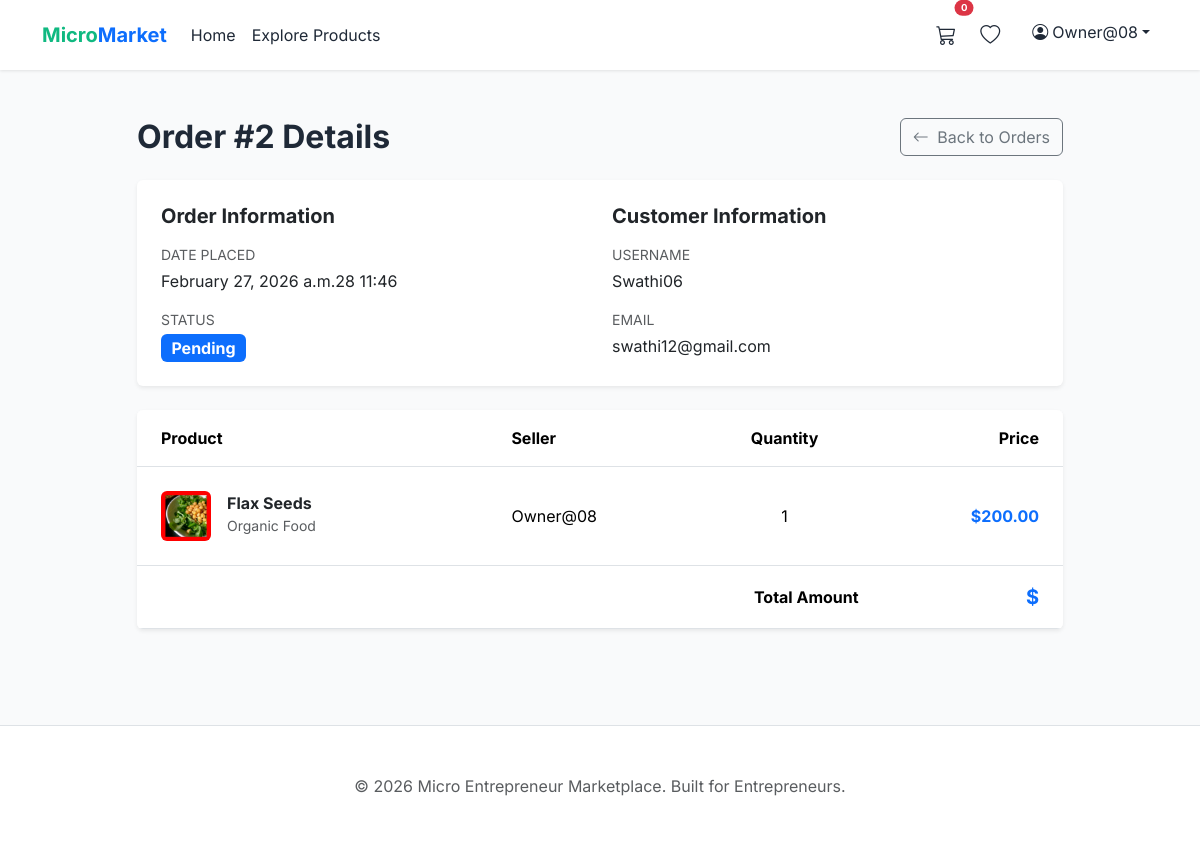
Screenshot of /dashboard/order/2/ (signed in) with the database file from the repository.
### accounts/models.py (models this page shows, shortened)
class User(AbstractUser):
    ADMIN = 'ADMIN'
    SELLER = 'SELLER'
    BUYER = 'BUYER'
    ROLE_CHOICES = [
        (ADMIN, 'Admin'),
        (SELLER, 'Seller'),
        (BUYER, 'Buyer'),
    ]
    role = models.CharField(max_length=10, choices=ROLE_CHOICES, default=BUYER)
    phone = models.CharField(max_length=15, blank=True, null=True)
    profile_image = models.ImageField(upload_to='profiles/', blank=True, null=True)
    address = models.TextField(blank=True, null=True)
    city = models.CharField(max_length=100, blank=True, null=True)
    state = models.CharField(max_length=100, blank=True, null=True)
    created_at = models.DateTimeField(auto_now_add=True, db_index=True)

### marketplace/models.py (models this page shows, shortened)
class Order(models.Model):
    STATUS_CHOICES = [
        ('PENDING', 'Pending'),
        ('CONFIRMED', 'Confirmed'),
        ('SHIPPED', 'Shipped'),
        ('DELIVERED', 'Delivered'),
        ('CANCELLED', 'Cancelled'),
    ]
    buyer = models.ForeignKey(settings.AUTH_USER_MODEL, on_delete=models.CASCADE, related_name='orders', db_index=True)
    created_at = models.DateTimeField(auto_now_add=True, db_index=True)
    status = models.CharField(max_length=20, choices=STATUS_CHOICES, default='PENDING')

class OrderItem(models.Model):
    order = models.ForeignKey(Order, on_delete=models.CASCADE, related_name='items')
    product = models.ForeignKey(Product, on_delete=models.CASCADE)
    quantity = models.PositiveIntegerField(default=1)
    price = models.DecimalField(max_digits=10, decimal_places=2) # Price at the time of order

class Product(models.Model):
    seller = models.ForeignKey(settings.AUTH_USER_MODEL, on_delete=models.CASCADE, related_name='products', db_index=True)
    category = models.ForeignKey(Category, on_delete=models.SET_NULL, null=True, related_name='products')
    name = models.CharField(max_length=200)
    description = models.TextField()
    price = models.DecimalField(max_digits=10, decimal_places=2)
    stock = models.PositiveIntegerField(default=0)
    image = models.ImageField(upload_to='products/', blank=True, null=True)
    is_active = models.BooleanField(default=True)
    created_at = models.DateTimeField(auto_now_add=True, db_index=True)

class Category(models.Model):
    name = models.CharField(max_length=100)
    description = models.TextField(blank=True, null=True)
    slug = models.SlugField(unique=True, db_index=True)
    class Meta:
        verbose_name_plural = "Categories"

### dashboard/views.py (the view)
# urls.py: path('order/<int:pk>/', OrderDetailView.as_view(), name='order_detail'),
class OrderDetailView(LoginRequiredMixin, UserPassesTestMixin, DetailView):
    model = Order
    template_name = 'dashboard/order_detail.html'
    context_object_name = 'order'
    def test_func(self):
        order = self.get_object()
        user = self.request.user
        return user == order.buyer or user.role == 'ADMIN' or user.is_superuser
    def get_queryset(self):
        return Order.objects.prefetch_related('items__product')

### templates/dashboard/order_detail.html (shortened to what this page needs)
{% extends 'base.html' %}
{% block content %}
<div class="container py-5">
    <div class="row justify-content-center">
        <div class="col-md-10">
            <div class="d-flex justify-content-between align-items-center mb-4">
                <h2 class="fw-bold m-0">Order #{{ order.id }} Details</h2>
                {% if user.role == 'ADMIN' %}
                <a href="{% url 'adminpanel:order_list' %}" class="btn btn-outline-secondary">
                    <i class="bi bi-arrow-left me-1"></i> Back to Orders
                </a>
                {% else %}
                <a href="{% url 'dashboard:buyer_dashboard' %}" class="btn btn-outline-secondary">
                    <i class="bi bi-arrow-left me-1"></i> My Orders
                </a>
                {% endif %}
            </div>
            <div class="card border-0 shadow-sm p-4 mb-4">
                <div class="row">
                    <div class="col-md-6">
                        <h5 class="fw-bold mb-3">Order Information</h5>
                        <p class="mb-1 text-muted small text-uppercase">Date Placed</p>
                        <p class="mb-3">{{ order.created_at|date:"F d, Y at H:i" }}</p>
                        <p class="mb-1 text-muted small text-uppercase">Status</p>
                        <p class="mb-0">
                            <span class="badge
                                {% if order.status == 'DELIVERED' %}bg-success
                                {% elif order.status == 'CANCELLED' %}bg-danger
                                {% else %}bg-primary{% endif %} fs-6">
                                {{ order.get_status_display }}
                            </span>
                        </p>
                    </div>
                    {% if user.role == 'ADMIN' %}
                    <div class="col-md-6">
                        <h5 class="fw-bold mb-3">Customer Information</h5>
                        <p class="mb-1 text-muted small text-uppercase">Username</p>
                        <p class="mb-3">{{ order.buyer.username }}</p>
                        <p class="mb-1 text-muted small text-uppercase">Email</p>
                        <p class="mb-0">{{ order.buyer.email }}</p>
                    </div>
                    {% endif %}
                </div>
            </div>
            <div class="card border-0 shadow-sm overflow-hidden">
                <div class="table-responsive">
                    <table class="table align-middle mb-0">
                        <thead class="bg-light">
                            <tr>
                                <th class="ps-4 py-3">Product</th>
                                <th class="py-3">Seller</th>
                                <th class="py-3 text-center">Quantity</th>
                                <th class="py-3 text-end pe-4">Price</th>
                            </tr>
                        </thead>
                        <tbody>
                            {% for item in order.items.all %}
                            <tr>
                                <td class="ps-4 py-4">
                                    <div class="d-flex align-items-center">
                                        {% if item.product.image %}
                                        <img src="{{ item.product.image.url }}" class="rounded me-3"
                                            style="width: 50px; height: 50px; object-fit: cover;">
                                        {% else %}
                                        <div class="bg-light rounded me-3 d-flex align-items-center justify-content-center"
                                            style="width: 50px; height: 50px;">
                                            <i class="bi bi-box text-muted"></i>
                                        </div>
                                        {% endif %}
                                        <div>
                                            <h6 class="fw-bold mb-0">
                                                <a href="{% url 'marketplace:product_detail' item.product.id %}"
                                                    class="text-decoration-none text-dark">
                                                    {{ item.product.name }}
                                                </a>
                                            </h6>
                                            <small class="text-muted">{{ item.product.category.name }}</small>
                                        </div>
                                    </div>
                                </td>
                                <td>{{ item.product.seller.username }}</td>
                                <td class="text-center">{{ item.quantity }}</td>
                                <td class="text-end pe-4 fw-bold text-primary">${{ item.price }}</td>
                            </tr>
                            {% endfor %}
                        </tbody>
                        <tfoot class="bg-light">
                            <tr>
                                <td colspan="3" class="text-end fw-bold py-3">Total Amount</td>
                                <td class="text-end pe-4 fw-bold text-primary fs-5 py-3">${{ order.total_price }}</td>
                            </tr>
                        </tfoot>
                    </table>
                </div>
            </div>
        </div>
    </div>
</div>
{% endblock %}

### templates/base.html (shortened to what this page needs)
{% load static %}
{% load django_bootstrap5 %}
<!DOCTYPE html>
<html lang="en">
<head>
    {% bootstrap_css %}
    <link rel="stylesheet" href="https://cdn.jsdelivr.net/npm/bootstrap-icons@1.11.3/font/bootstrap-icons.min.css">
    <link rel="stylesheet" href="{% static 'css/style.css' %}">
</head>
<body>
    <nav class="navbar navbar-expand-lg navbar-light sticky-top">
        <div class="container">
            <a class="navbar-brand fw-bold text-primary" href="{% url 'core:home' %}">
                <span style="color: var(--secondary-green);">Micro</span>Market
            </a>
            <div class="collapse navbar-collapse" id="navbarNav">
                <ul class="navbar-nav me-auto">
                    <li class="nav-item">
                        <a class="nav-link" href="{% url 'core:home' %}">Home</a>
                    </li>
                    <li class="nav-item">
                        <a class="nav-link" href="{% url 'marketplace:product_list' %}">Explore Products</a>
                    </li>
                </ul>
                <ul class="navbar-nav">
                    {% if user.is_authenticated %}
                    <li class="nav-item me-2">
                        <a class="nav-link position-relative" href="{% url 'marketplace:cart_detail' %}">
                            <i class="bi bi-cart3 fs-5"></i>
                            <span
                                class="position-absolute top-0 start-100 translate-middle badge rounded-pill bg-danger"
                                style="font-size: 0.6rem;">
                                {{ user.cart_items.count }}
                            </span>
                        </a>
                    </li>
                    <li class="nav-item me-3">
                        <a class="nav-link" href="{% url 'marketplace:wishlist_detail' %}">
                            <i class="bi bi-heart fs-5"></i>
                        </a>
                    </li>
                    <li class="nav-item dropdown">
                        <a class="nav-link dropdown-toggle" href="#" id="navbarDropdown" role="button"
                            data-bs-toggle="dropdown">
                            <i class="bi bi-person-circle me-1"></i> {{ user.username }}
                        </a>
                    </li>
                    {% endif %}
                </ul>
            </div>
        </div>
    </nav>
    <main>
        {% block content %}
        {% endblock %}
    </main>
    <footer class="bg-white py-5 mt-5 border-top">
        <div class="container text-center text-muted">
            <p>&copy; 2026 Micro Entrepreneur Marketplace. Built for Entrepreneurs.</p>
        </div>
    </footer>
</body>
</html>

### static/css/style.css (style rules this page uses)
:root { --primary-blue: #1e3a8a; --secondary-green: #10b981; --accent-orange: #f59e0b; --neutral-gray: #f3f4f6; --text-dark: #1f2937; }
body { font-family: 'Inter', sans-serif; background-color: #f9fafb; color: var(--text-dark); }
.navbar { background-color: white; box-shadow: 0 1px 3px rgba(0,0,0,0.1); }
.card { border: none; box-shadow: 0 4px 6px -1px rgba(0, 0, 0, 0.1); transition: transform 0.2s; }
.nav-link { color: var(--text-dark); padding: 0.75rem 1.5rem; display: flex; align-items: center; }

### rows the page displays
User: cart_items.count "0", username "Owner@08"
Order: id "2", created_at "February 27, 2026 a.m.28 11:46", status "Pending", buyer.username "Swathi06", buyer.email "swathi12@gmail.com"
OrderItem: product.image (picture), product.name "Flax Seeds", product.category.name "Organic Food", product.seller.username "Owner@08", quantity "1", price "200.00"
